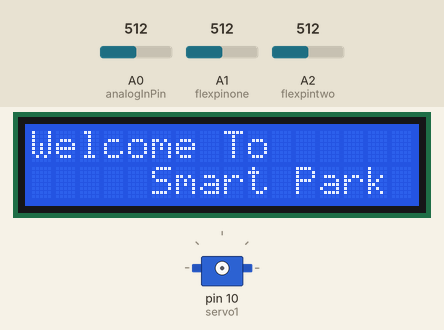
A sketch run on a simulated Arduino Uno, built with avr-gcc and run on an emulated ATmega328P. Parts: 16×2 character LCD, servo. Inputs (shaded band) come from the test bench; at power-on: A0 (analogInPin) = 512, A1 (flexpinone) = 512, A2 (flexpintwo) = 512. What the sketch prints to the serial monitor is not drawn.

Above: at 4.1 s.
At 13.6 s:
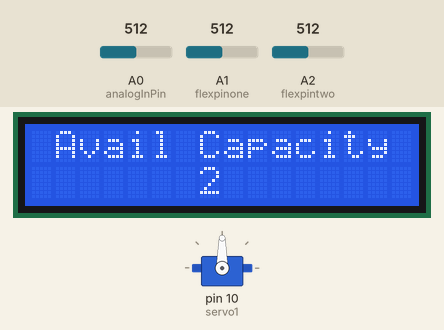
13.7 s: A0 (analogInPin) set to 75
22.3 s: A0 (analogInPin) set to 62
At 25.6 s:
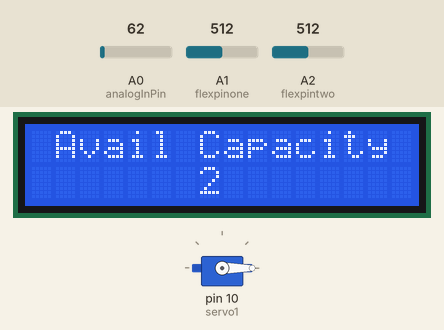
26.5 s: A1 (flexpinone) set to 810
At 27.8 s:
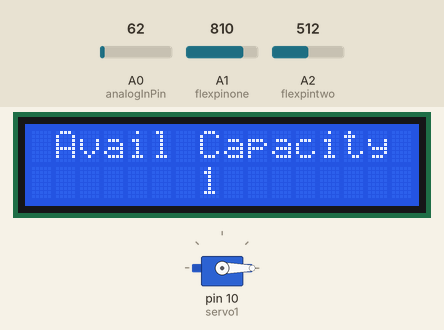
29.8 s: A2 (flexpintwo) set to 810
At 30.6 s:
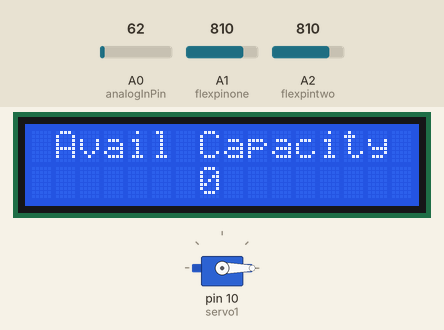
Timing chart, 0 to 32.8 s (numbered marks = the images above; inputs shaded):
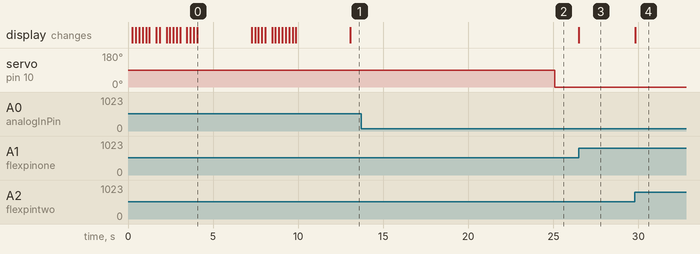

Measured:
- the behaviour switches between 70 and 69 on A0 (analogInPin) (found by bisection; images 1 and 2)
- after the input at 22.3 s, servo on pin 10 (servo1): 90° → 0° after 2.8 s
- after the input at 26.5 s, the display: changes at once (image 3)
- after the input at 29.8 s, the display: changes at once (image 4)
- what the display in image 0 shows lasts 3.2 s, from 4.1 s to 7.3 s

The sketch:

part1.ino
```cpp
#include <LiquidCrystal.h>
#include <Servo.h>

Servo servo1;
const int flexpinone = 1;
const int flexpintwo = 2;

LiquidCrystal lcd(12,11,5,4,3,2);
const int analogInPin = A0 ;
int sensorValue = 0;

void setup() {
  lcd.begin(16,2);

  intro();
  delay(3000);
  showcap();

  servo1.attach(10);
  Serial.begin(9600);
}

void servoopen(){
 servo1.write(90);
 delay(3000);
 servoclose();
}

void servoclose(){
  servo1.write(0);
}

void intro() {
  lcd.setCursor(0, 0);

  char welcome[21];
  welcome[0] = 'W'; welcome[1] = 'e'; welcome[2] = 'l'; welcome[3] = 'c'; welcome[4] = 'o';
  welcome[5] = 'm'; welcome[6] = 'e'; welcome[7] = ' '; welcome[8] = 'T'; welcome[9] = 'o';
  welcome[10] = ' '; welcome[11] = 'S'; welcome[12] = 'm'; welcome[13] = 'a'; welcome[14] = 'r';
  welcome[15] = 't'; welcome[16] = ' '; welcome[17] = 'P'; welcome[18] = 'a'; welcome[19] = 'r'; welcome[20] = 'k';

  for (int i = 0; i < 10; i++) {
   lcd.print(welcome[i]);
   delay(200);
  }

  lcd.setCursor(4,1);

  for (int i = 10; i< 21; i++){
    lcd.print(welcome[i]);
    delay(200);
   }

}


void showcap(){
  lcd.clear();
  lcd.setCursor(1,0);
  char available[14];

  available[0] = 'A'; available[1] = 'v'; available[2] = 'a'; available[3] = 'i'; available[4] = 'l';
  available[5] = ' '; available[6] = 'C'; available[7] = 'a'; available[8] = 'p'; available[9] = 'a';
  available[10] = 'c'; available[11] = 'i'; available[12] = 't';available[13] = 'y';

 for (int i = 0; i < 14; i++){
  lcd.print(available[i]);
  delay(200);
    }
}


void loop(){
  sensorValue = analogRead(analogInPin);
  Serial.print("\nsensor = " );
  Serial.print(sensorValue);
  if ( sensorValue > 69 ) { servoopen(); }
  lcd.setCursor(7,1);

  int flexpositionone; int flexpositiontwo; int capacity = 2; int capacitytotal = 2;

  flexpositionone = analogRead(flexpinone);
  flexpositiontwo = analogRead(flexpintwo);

  if (flexpositionone > 800 && flexpositiontwo > 800 ){ capacity = 0; }
  else if (flexpositionone > 800 || flexpositiontwo > 800 ){ capacity = 1; }
  else { capacity = 2;}

  lcd.print(capacity);

}
```
